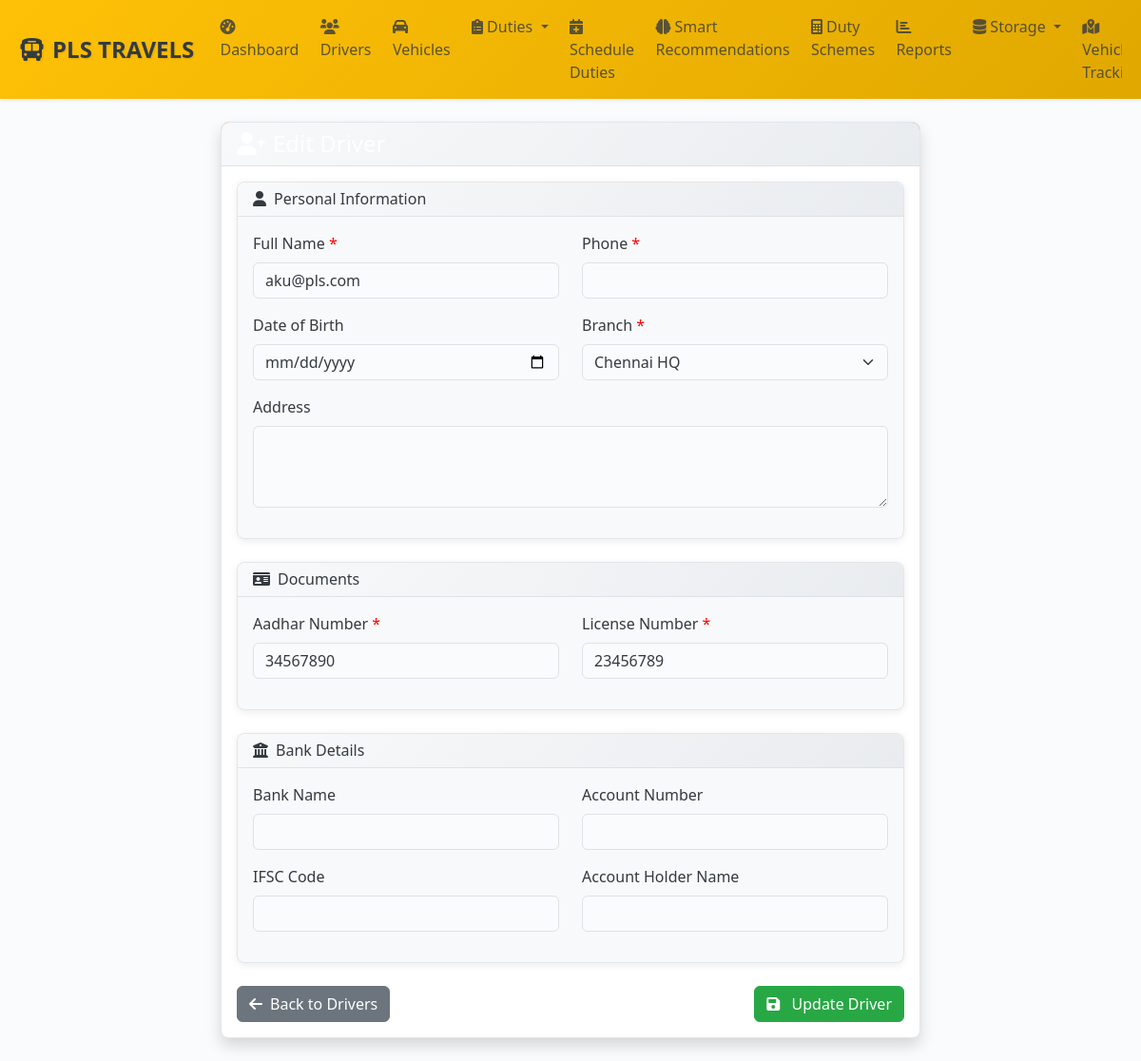
The page /admin/drivers/2/edit (signed in) on the database its author committed.
### models.py (models this page shows, shortened)
class Driver(db.Model):
    __tablename__ = 'drivers'
    id = db.Column(db.Integer, primary_key=True)
    uuid = db.Column(db.String(36), unique=True, nullable=False, default=lambda: str(uuid.uuid4()))
    user_id = db.Column(db.Integer, db.ForeignKey('users.id'), nullable=False, unique=True)
    branch_id = db.Column(db.Integer, db.ForeignKey('branches.id'), nullable=False, index=True)
    employee_id = db.Column(db.String(20), unique=True, nullable=False)
    full_name = db.Column(db.String(100), nullable=False, index=True)
    date_of_birth = db.Column(db.Date)
    gender = db.Column(db.String(10))
    blood_group = db.Column(db.String(5))
    emergency_contact_name = db.Column(db.String(100))
    emergency_contact_phone = db.Column(db.String(20))
    additional_phones = db.Column(db.Text)  # JSON string of phone numbers
    current_address = db.Column(db.Text)
    permanent_address = db.Column(db.Text)
    pincode = db.Column(db.String(10))
    aadhar_number = db.Column(db.String(20), unique=True, index=True)
    aadhar_document_front = db.Column(db.String(255))
    aadhar_document_back = db.Column(db.String(255))
    aadhar_verified = db.Column(db.Boolean, default=False)
    aadhar_verified_at = db.Column(db.DateTime)
    license_number = db.Column(db.String(50), unique=True, index=True)
    license_document_front = db.Column(db.String(255))
    license_document_back = db.Column(db.String(255))
    license_type = db.Column(db.String(20))  # LMV, HMV, etc.
    license_expiry = db.Column(db.Date)
    license_verified = db.Column(db.Boolean, default=False)
    license_verified_at = db.Column(db.DateTime)
    profile_photo = db.Column(db.String(255))
    bank_name = db.Column(db.String(100))
    account_number = db.Column(db.String(50))  # Should be encrypted in production
    ifsc_code = db.Column(db.String(15))
    account_holder_name = db.Column(db.String(100))
    bank_verified = db.Column(db.Boolean, default=False)
    join_date = db.Column(db.Date)
    probation_end_date = db.Column(db.Date)
    employment_type = db.Column(db.String(20), default='full_time')  # full_time, part_time, contract
    salary_type = db.Column(db.String(20), default='daily')  # daily, monthly, commission
    status = db.Column(db.Enum(DriverStatus), nullable=False, default=DriverStatus.PENDING, index=True)
    approved_by = db.Column(db.Integer, db.ForeignKey('users.id'))
    approved_at = db.Column(db.DateTime)
    rejection_reason = db.Column(db.Text)
    total_earnings = db.Column(db.Float, default=0.0)
    total_trips = db.Column(db.Integer, default=0)
    total_distance = db.Column(db.Float, default=0.0)
    rating_average = db.Column(db.Float, default=0.0)
    rating_count = db.Column(db.Integer, default=0)
    current_vehicle_id = db.Column(db.Integer, db.ForeignKey('vehicles.id'))
    current_shift_start = db.Column(db.DateTime)
    current_shift_end = db.Column(db.DateTime)
    uber_driver_id = db.Column(db.String(100), unique=True, index=True)  # Uber's driver ID
    uber_driver_uuid = db.Column(db.String(100), unique=True)  # Uber's driver UUID
    uber_sync_status = db.Column(db.String(20), default='none', index=True)  # none, synced, failed, pending
    uber_last_sync = db.Column(db.DateTime)  # Last successful sync timestamp
    uber_sync_error = db.Column(db.Text)  # Last sync error message
    uber_profile_data = db.Column(db.Text)  # JSON: Cached Uber profile data
    created_at = db.Column(db.DateTime, default=get_ist_time_naive)
    updated_at = db.Column(db.DateTime, default=get_ist_time_naive, onupdate=get_ist_time_naive)
    duties = db.relationship('Duty', backref='driver', lazy=True)
    current_vehicle = db.relationship('Vehicle', foreign_keys=[current_vehicle_id])
    approver = db.relationship('User', foreign_keys=[approved_by], post_update=True)
    __table_args__ = (
        Index('idx_driver_status_branch', 'status', 'branch_id'),
        Index('idx_driver_created', 'created_at'),
    )

### admin_routes.py (the view, shortened to what this page needs)
@admin_bp.route('/drivers/<int:driver_id>/edit', methods=['GET', 'POST'])
@login_required
@admin_required
def edit_driver(driver_id):
    from forms import DriverForm
    driver = Driver.query.get_or_404(driver_id)
    form = DriverForm(obj=driver)
    branches = Branch.query.filter_by(is_active=True).all()
    form.branch_id.choices = [(b.id, b.name) for b in branches]
    return render_template('admin/driver_form.html', form=form, title='Edit Driver', action='edit', driver=driver)

### forms.py
class DriverForm(FlaskForm):
    full_name = StringField('Full Name', validators=[DataRequired()])
    phone = StringField('Phone', validators=[DataRequired()])
    address = TextAreaField('Address')
    date_of_birth = DateField('Date of Birth', validators=[Optional()])
    aadhar_number = StringField('Aadhar Number', validators=[DataRequired()])
    license_number = StringField('License Number', validators=[DataRequired()])
    bank_name = StringField('Bank Name')
    account_number = StringField('Account Number')
    ifsc_code = StringField('IFSC Code')
    account_holder_name = StringField('Account Holder Name')
    branch_id = SelectField('Branch', coerce=int, validators=[DataRequired()])

### admin_routes.py (called while the page is built)
def admin_required(f):
    @wraps(f)
    def decorated_function(*args, **kwargs):
        from models import UserRole
        if not current_user.is_authenticated or current_user.role != UserRole.ADMIN:
            flash('Admin access required.', 'error')
            return redirect(url_for('auth.login'))
        return f(*args, **kwargs)
    return decorated_function

### templates/admin/driver_form.html (shortened to what this page needs)
{% extends "base.html" %}
{% block content %}
<div class="row justify-content-center">
    <div class="col-lg-8">
        <div class="card shadow">
            <div class="card-header bg-warning bg-opacity-25">
                <h4 class="mb-0">
                    <i class="fas fa-user-plus me-2"></i>{{ title }}
                </h4>
            </div>
            <div class="card-body">
                <form method="POST" class="needs-validation" novalidate>
                    <div class="card bg-light mb-4">
                        <div class="card-header">
                            <h6 class="mb-0"><i class="fas fa-user me-2"></i>Personal Information</h6>
                        </div>
                        <div class="card-body">
                            <div class="row">
                                <div class="col-md-6 mb-3">
                                    {{ form.full_name.label(class="form-label required") }}
                                    {{ form.full_name(class="form-control") }}
                                </div>
                                <div class="col-md-6 mb-3">
                                    {{ form.phone.label(class="form-label required") }}
                                    {{ form.phone(class="form-control") }}
                                </div>
                            </div>
                            <div class="row">
                                <div class="col-md-6 mb-3">
                                    {{ form.date_of_birth.label(class="form-label") }}
                                    {{ form.date_of_birth(class="form-control") }}
                                </div>
                                <div class="col-md-6 mb-3">
                                    {{ form.branch_id.label(class="form-label required") }}
                                    {{ form.branch_id(class="form-select") }}
                                </div>
                            </div>
                            <div class="mb-3">
                                {{ form.address.label(class="form-label") }}
                                {{ form.address(class="form-control", rows="3") }}
                            </div>
                        </div>
                    </div>
                    <div class="card bg-light mb-4">
                        <div class="card-header">
                            <h6 class="mb-0"><i class="fas fa-id-card me-2"></i>Documents</h6>
                        </div>
                        <div class="card-body">
                            <div class="row">
                                <div class="col-md-6 mb-3">
                                    {{ form.aadhar_number.label(class="form-label required") }}
                                    {{ form.aadhar_number(class="form-control") }}
                                </div>
                                <div class="col-md-6 mb-3">
                                    {{ form.license_number.label(class="form-label required") }}
                                    {{ form.license_number(class="form-control") }}
                                </div>
                            </div>
                        </div>
                    </div>
                    <div class="card bg-light mb-4">
                        <div class="card-header">
                            <h6 class="mb-0"><i class="fas fa-university me-2"></i>Bank Details</h6>
                        </div>
                        <div class="card-body">
                            <div class="row">
                                <div class="col-md-6 mb-3">
                                    {{ form.bank_name.label(class="form-label") }}
                                    {{ form.bank_name(class="form-control") }}
                                </div>
                                <div class="col-md-6 mb-3">
                                    {{ form.account_number.label(class="form-label") }}
                                    {{ form.account_number(class="form-control") }}
                                </div>
                            </div>
                            <div class="row">
                                <div class="col-md-6 mb-3">
                                    {{ form.ifsc_code.label(class="form-label") }}
                                    {{ form.ifsc_code(class="form-control") }}
                                </div>
                                <div class="col-md-6 mb-3">
                                    {{ form.account_holder_name.label(class="form-label") }}
                                    {{ form.account_holder_name(class="form-control") }}
                                </div>
                            </div>
                        </div>
                    </div>
                    <div class="d-flex justify-content-between">
                        <a href="{{ url_for('admin.drivers') }}" class="btn btn-secondary">
                            <i class="fas fa-arrow-left me-2"></i>Back to Drivers
                        </a>
                        <button type="submit" class="btn btn-success">
                            <i class="fas fa-save me-2"></i>
                            {% if action == 'edit' %}Update Driver{% else %}Add Driver{% endif %}
                        </button>
                    </div>
                </form>
            </div>
        </div>
    </div>
</div>
{% endblock %}

### static/css/custom.css (style rules this page uses)
:root { --pls-primary: #ffc107; --pls-secondary: #6c757d; --pls-success: #28a745; --pls-warning: #fd7e14; --pls-danger: #dc3545; --pls-info: #17a2b8; --pls-light: #ffffff; --pls-dark: #343a40; --pls-accent: #6f42c1; --pls-text-dark: #343a40; --pls-text-light: #ffffff; --pls-gray-light: #f8f9fa; --pls-gray-medium: #6c757d; --pls-gray-dark: #495057; }
@media (min-width: 769px) { .card { box-shadow: 0 4px 12px rgba(0,0,0,0.08); transition: transform 0.2s ease, box-shadow 0.2s ease; } }
@media (min-width: 769px) { .btn { transition: all 0.2s ease; } }
.card { border: 1px solid #dee2e6; box-shadow: 0 0.125rem 0.25rem rgba(0, 0, 0, 0.075); transition: box-shadow 0.15s ease-in-out; }
.card-header { background: linear-gradient(135deg, #f8f9fa 0%, #e9ecef 100%); border-bottom: 1px solid #dee2e6; font-weight: 600; color: var(--pls-text-dark); border-radius: 8px 8px 0 0 !important; }
.btn { transition: all 0.15s ease-in-out; }
[data-bs-theme="light"] { --bs-body-bg: #fafbfc; --bs-body-color: var(--pls-text-dark); --bs-primary: var(--pls-primary); --bs-secondary: var(--pls-secondary); }
[data-bs-theme="light"] .card { background-color: var(--pls-light); border: 1px solid #e3e6ea; box-shadow: 0 2px 8px rgba(0,0,0,0.08); border-radius: 8px; }
[data-bs-theme="light"] .btn-secondary { background-color: var(--pls-secondary); border-color: var(--pls-secondary); color: var(--pls-text-light); }
.bg-warning { background-color: var(--pls-warning) !important; color: var(--pls-text-light) !important; }
.btn-success { background-color: var(--pls-success) !important; border-color: var(--pls-success) !important; color: var(--pls-text-light) !important; }

### templates/admin/driver_form.html (style rules this page uses)
.required::after { content: " *"; color: red; }

### rows shown on the page
Driver: full_name "aku@pls.com", branch_id "Chennai HQ", aadhar_number "34567890", license_number "23456789"
